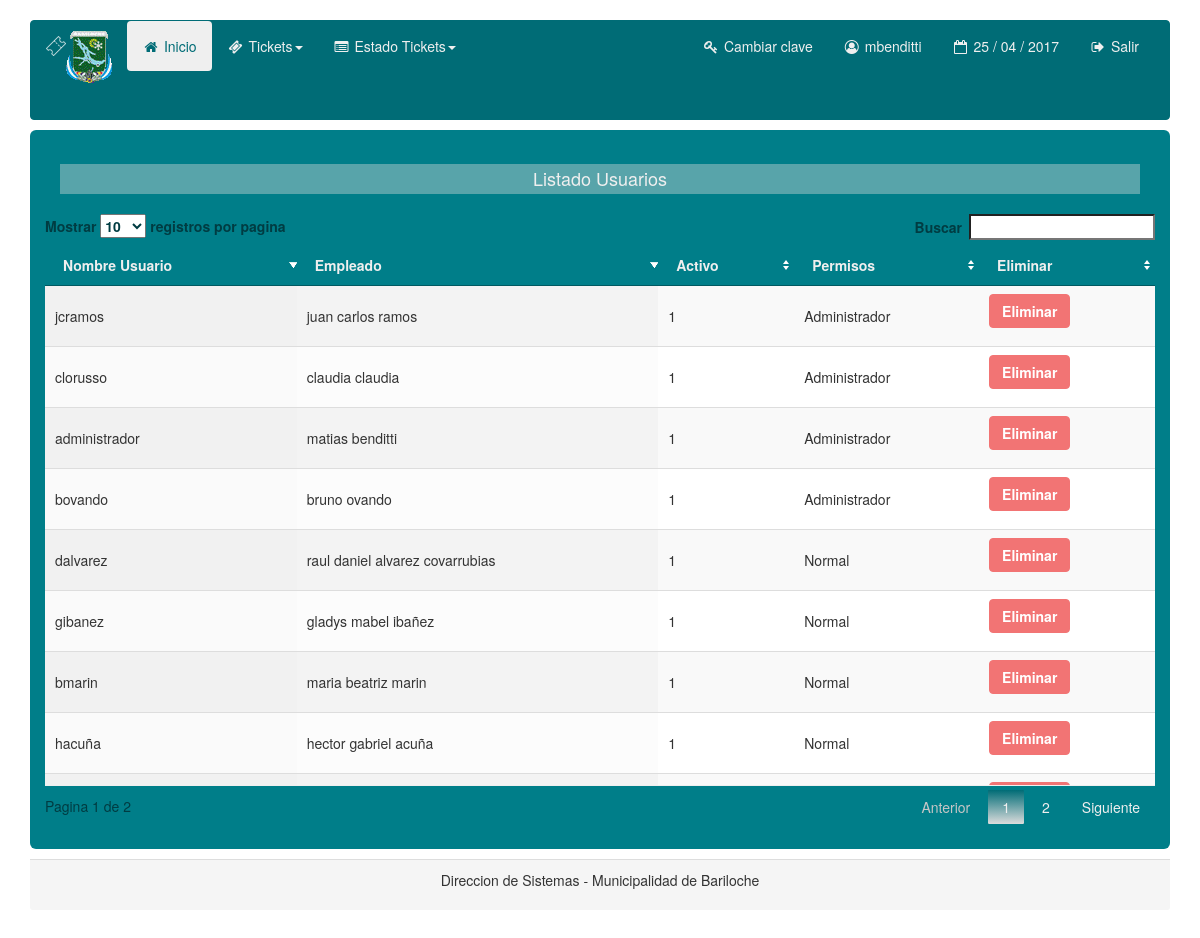
The app's page /TicketWeb/usuarios.php (signed in) with its own data.
### tables this page shows
CREATE TABLE `usuarios` (
  `id_usuario` int(11) NOT NULL,
  `nombre_usuario` varchar(15) NOT NULL,
  `contrasenia` varchar(36) DEFAULT NULL,
  `fk_empleado` int(11) NOT NULL,
  `activo` tinyint(1) NOT NULL,
  `fk_rol` int(11) NOT NULL,
  `id_extreme` varchar(180) DEFAULT NULL
);

### TicketWeb/usuarios.php (the view, shortened to what this page needs)
<?php
include('inc/config.php');
$link = mysqli_connect ($dbhost, $dbusername, $dbuserpass);
mysqli_select_db($link,$dbname) or die('No se puede seleccionar la base de datos');
$query = mysqli_query($link,"SELECT id_usuario,nombre_usuario, activo, fk_rol, CONCAT( nombre,  ' ', apellido ) AS empleado FROM usuarios u JOIN empleados e ON u.fk_empleado = e.id_empleado") or die(mysql_error());
?>
<!DOCTYPE html>
<html lang="en">
  <head>
    <link href="css/bootstrap.min.css" rel="stylesheet">
    <link href="css/bootstrap.css" rel="stylesheet">
		<link href="css/jquery.dataTables.min.css" rel="stylesheet">
  </head>
  <body>
    <div class="container">
    <br>
      <?php include('inc/menu.php'); ?>
      <div class="jumbotron">
			<h4 class="text-center bg-info">Listado Usuarios</h4>
		<div class="row">
              <table id ="example" class="display" cellspacing="0" width="100%">
                	<thead>
                    	<th> Nombre Usuario </th>
                      <th> Empleado </th>
                      <th> Activo </th>
                      <th> Permisos </th>
                      <?php if($_SESSION["permiso"] == 1){?> <th> Eliminar </th> <?php }?>
                    </thead>
                    <tbody>
                    	<?php while($usuario = mysqli_fetch_array($query)){ ?>
							<?php if($usuario['fk_rol'] == 1){ ?>
							<tr class="success">
								<td> <?php echo $usuario['nombre_usuario']; ?> </td>
								<td> <?php echo $usuario['empleado']; ?> </td>
								<td> <?php echo $usuario['activo']; ?> </td>
								<td> <?php if($usuario['fk_rol'] == 1){ echo "Administrador";}else{ echo "Normal";} ?> </td>
								 <?php if($_SESSION["permiso"] == 1){?>
								<td>  <a href="eliminar.php?id=<?php echo $usuario['id_usuario'];?>&tipo=usuario " role="button"  class="btn btn-primary btn-danger"> Eliminar </a></td>
								<?php }?>
							</tr>
							<?php }else{ ?>
							<tr class="info">
							  <td> <?php echo $usuario['nombre_usuario']; ?> </td>
							  <td> <?php echo $usuario['empleado']; ?> </td>
								<td> <?php echo $usuario['activo']; ?> </td>
							  <td> <?php if($usuario['fk_rol'] == 1){ echo "Administrador";}else{ echo "Normal";} ?> </td>
							   <?php if($_SESSION["permiso"] == 1){?>
							  <td>  <a href="eliminar.php?id=<?php echo $usuario['id_usuario'];?>&tipo=usuario " role="button"  class="btn btn-primary btn-danger"> Eliminar </a></td>
								<?php }?>
							</tr>
							<?php } ?>
                        <?php } ?>
                    </tbody>
				</table>
		</div>
  </div>
      <div class="panel-footer">
			<p class="text-center">Direccion de Sistemas - Municipalidad de Bariloche</p>
		</div>
    </div>
</html>

### TicketWeb/inc/menu.php (shortened to what this page needs)
<link href="css/font-awesome.css" rel="stylesheet">
<link href="css/font-awesome.min.css" rel="stylesheet">
<link href="css/bootstrap.css" rel="stylesheet">
<div class="navbar navbar-default" role="navigation">
	<div class="container-fluid">
	  <div class="navbar-header">
			<a class="navbar-brand" href="#"><p><img src="images/escudobrc.gif" alt="Municipalidad Bariloche" align="middle" style="margin:0px 0px 0px 20px"></p></a>
	  </div>
	  <div class="navbar-collapse collapse">
	  <ul class="nav navbar-nav">
			<li class="active"><a href="inicio.php"><i class="fa fa-home fa-fw"></i> Inicio</a></li>
			<li class="dropdown">
				<a class="dropdown-toggle" data-toggle="dropdown" href="#"><i class="fa fa-ticket fa-fw"></i> Tickets<span class="caret"></span></a>
			</li>
			<li class="dropdown">
				<a class="dropdown-toggle" data-toggle="dropdown" href="#"><i class="fa fa-list-alt fa-fw"></i> Estado Tickets<span class="caret"></span></a>
			</li>
	  </ul>
	  <ul class="nav navbar-nav navbar-right">
			<li><a href="form_cambiar_clave.php"><i class="fa fa-key fa-fw"></i> Cambiar clave </a></li>
			<li><a><i class="fa fa-user-circle-o fa-fw"></i> <?php echo $_SESSION['s_nombre_usuario']; ?> </a></li>
			<li><a><i class="fa fa-calendar-o fa-fw"></i>
			<?php
			echo date("d / m / Y");
			?></a></li>
			<li><a href="inc/cerrar.php"><i class="fa fa-sign-out fa-fw"></i> Salir</a></li>
	  </ul>
	  </div>
	</div>
</div>

### records on screen
usuarios: nombre_usuario "hacuña", empleado "hector gabriel acuña", activo "1", shows "Normal"
usuarios: nombre_usuario "bmarin", empleado "maria beatriz marin", activo "1", shows "Normal"
usuarios: nombre_usuario "gibanez", empleado "gladys mabel ibañez", activo "1", shows "Normal"
usuarios: nombre_usuario "dalvarez", empleado "raul daniel alvarez covarrubias", activo "1", shows "Normal"
usuarios: nombre_usuario "bovando", empleado "bruno ovando", activo "1", shows "Administrador"
usuarios: nombre_usuario "administrador", empleado "matias benditti", activo "1", shows "Administrador"
usuarios: nombre_usuario "clorusso", empleado "claudia claudia", activo "1", shows "Administrador"
usuarios: nombre_usuario "jcramos", empleado "juan carlos ramos", activo "1", shows "Administrador"

### other values on screen
$_SESSION['s_nombre_usuario'] "mbenditti"
